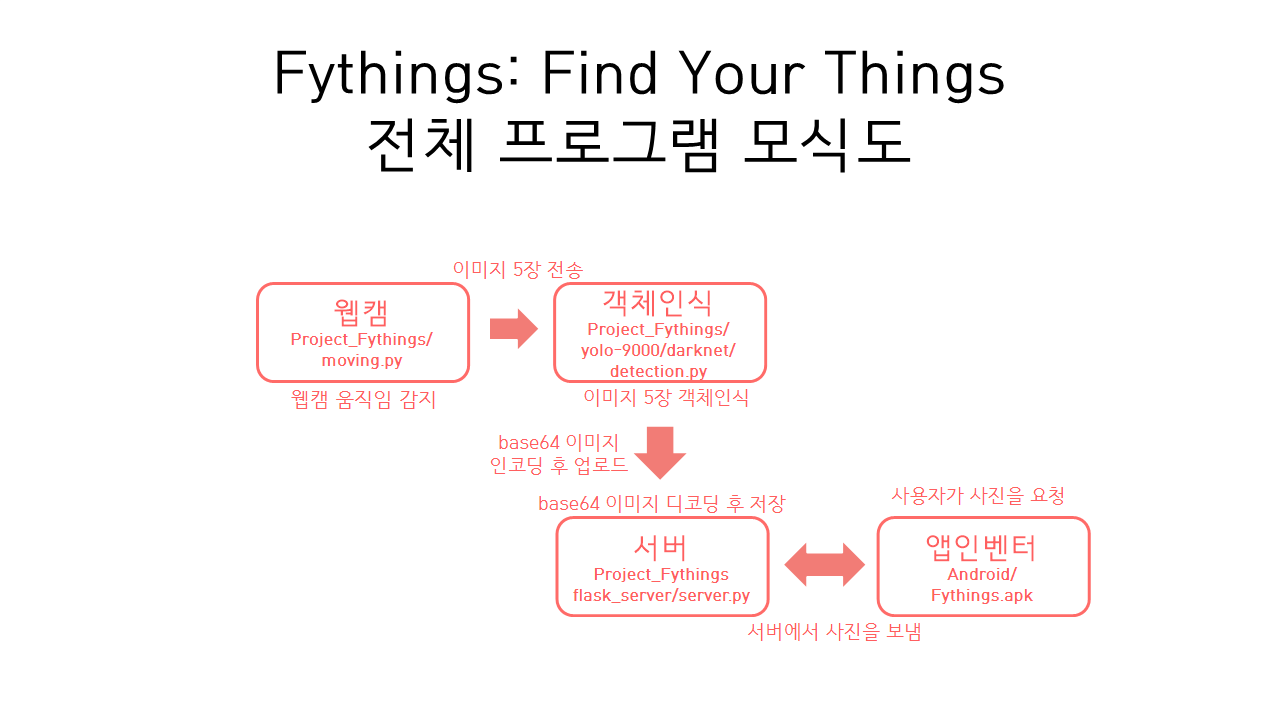
#> input picture Find Your Things 전체 프로그램 모식도.png, 1280 x 720 px, given in place of the camera
$ python moving.py
#> lines starting #> are read from the running program, lines starting #| are printed output that depends on the picture
import cv2
import time
n = 1
flag = False
def diffImg(t0, t1, t2):
    d1 = cv2.absdiff(t2,t1)
    d2 = cv2.absdiff(t1,t0)
    return cv2.bitwise_and(d1, d2)

video = cv2.VideoCapture(0)

winName = "Movement Detector"
cv2.namedWindow(winName)

t_minus = cv2.cvtColor(video.read()[1], cv2.COLOR_RGB2GRAY)
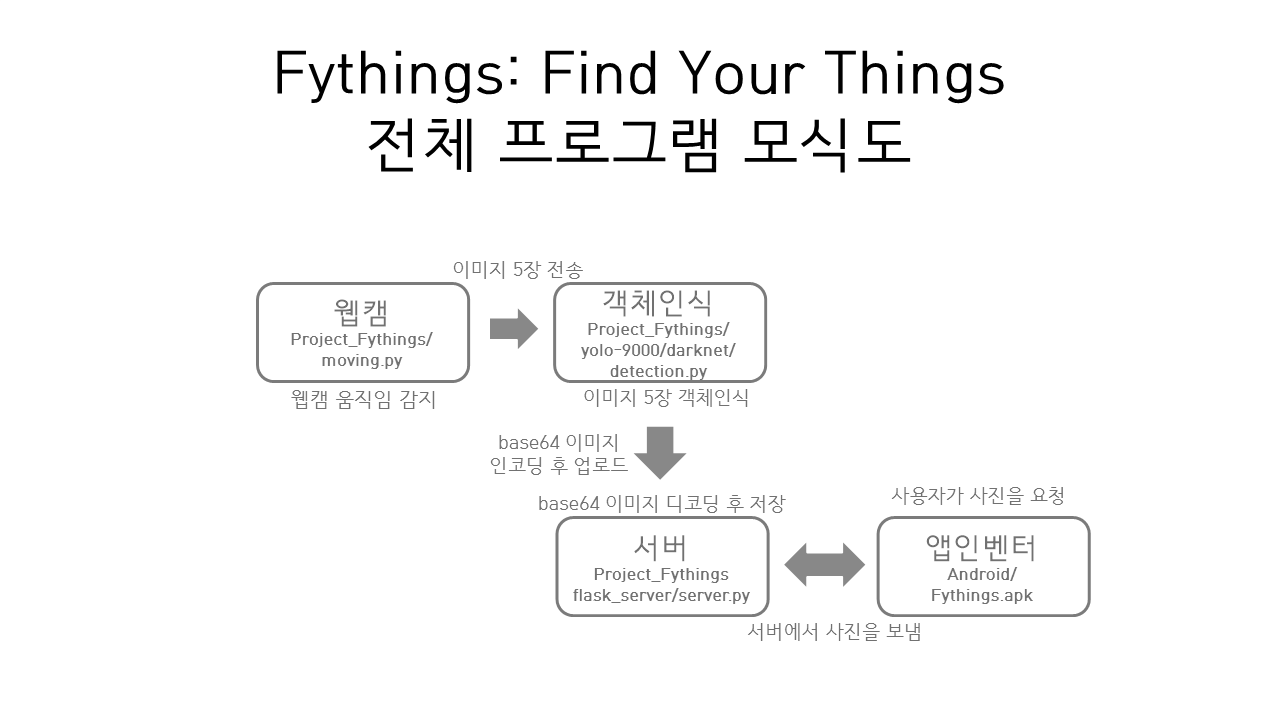
#> t_minus: shape (720, 1280); min 0, max 255, mean 248.3
t = cv2.cvtColor(video.read()[1], cv2.COLOR_RGB2GRAY)
t_plus = cv2.cvtColor(video.read()[1], cv2.COLOR_RGB2GRAY)

detectedNum = 0

while True:
    diff = diffImg(t_minus, t, t_plus)
#> in diffImg, `d1 = cv2.absdiff(t2,t1)`: d1: shape (720, 1280); every value is 0
    sum1 = 0
    sum0 = 0
    for i in diff:
        for j in i:
            if j>0:
                j=1
                sum1 +=1
            sum0 += 1
#> after the loop, j = 0; sum0 = 921600; sum1 = 0

    #print('sum0: '+str(sum0))
    #print('sum1: '+str(sum1))
    if sum1>=110000:
        print(str(detectedNum)+'detected')
        detectedNum+=1
        flag = True
    else:
        if flag:
            cv2.imwrite('C:/a'+n+'.jpg',video.read()[1])
            if n==5:
                n=0
            n+=1
            flag = False

    cv2.imshow(winName, diff)
    t_minus = cv2.cvtColor(video.read()[1], cv2.COLOR_RGB2GRAY)
    t = cv2.cvtColor(video.read()[1], cv2.COLOR_RGB2GRAY)
    t_plus = cv2.cvtColor(video.read()[1], cv2.COLOR_RGB2GRAY)

    key = cv2.waitKey(10)
#> (key Esc is pressed here)
    if key == 27:
        cv2.destroyWindow(winName)
        break

    #time.sleep(3)
